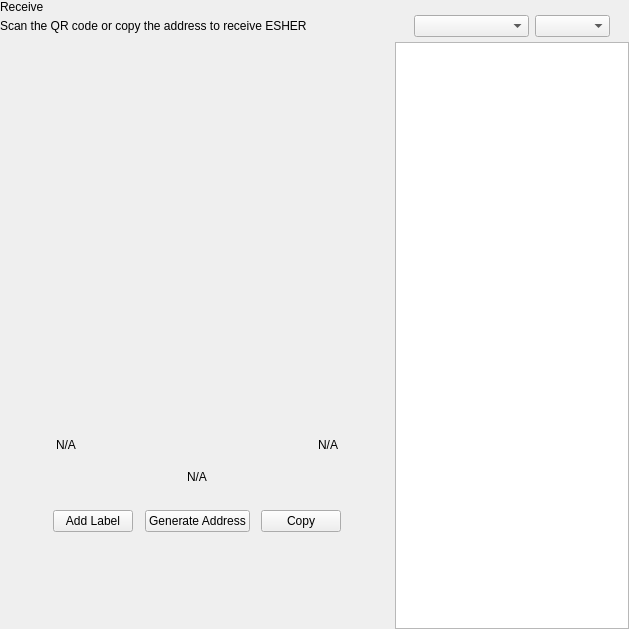
<?xml version="1.0" encoding="UTF-8"?>
<ui version="4.0">
 <class>ReceiveWidget</class>
 <widget class="QWidget" name="ReceiveWidget">
  <property name="geometry">
   <rect>
    <x>0</x>
    <y>0</y>
    <width>629</width>
    <height>629</height>
   </rect>
  </property>
  <property name="minimumSize">
   <size>
    <width>0</width>
    <height>0</height>
   </size>
  </property>
  <property name="windowTitle">
   <string>Form</string>
  </property>
  <layout class="QHBoxLayout" name="horizontalLayout_2" stretch="2,1">
   <property name="spacing">
    <number>0</number>
   </property>
   <property name="leftMargin">
    <number>0</number>
   </property>
   <property name="topMargin">
    <number>0</number>
   </property>
   <property name="rightMargin">
    <number>0</number>
   </property>
   <property name="bottomMargin">
    <number>0</number>
   </property>
   <item>
    <widget class="QWidget" name="left" native="true">
     <layout class="QVBoxLayout" name="verticalLayout_3">
      <property name="leftMargin">
       <number>0</number>
      </property>
      <property name="topMargin">
       <number>0</number>
      </property>
      <property name="rightMargin">
       <number>0</number>
      </property>
      <property name="bottomMargin">
       <number>0</number>
      </property>
      <item>
       <layout class="QVBoxLayout" name="verticalLayout_2">
        <property name="spacing">
         <number>0</number>
        </property>
        <property name="leftMargin">
         <number>0</number>
        </property>
        <item>
         <layout class="QHBoxLayout" name="horizontalLayout_3">
          <property name="spacing">
           <number>0</number>
          </property>
          <item>
           <layout class="QVBoxLayout" name="verticalLayout_4">
            <property name="spacing">
             <number>5</number>
            </property>
            <item>
             <widget class="QLabel" name="labelTitle">
              <property name="text">
               <string>Receive</string>
              </property>
             </widget>
            </item>
            <item alignment="Qt::AlignTop">
             <widget class="QLabel" name="labelSubtitle1">
              <property name="text">
               <string>Scan the QR code or copy the address to receive ESHER</string>
              </property>
             </widget>
            </item>
           </layout>
          </item>
          <item>
           <spacer name="horizontalSpacer">
            <property name="orientation">
             <enum>Qt::Horizontal</enum>
            </property>
            <property name="sizeHint" stdset="0">
             <size>
              <width>40</width>
              <height>20</height>
             </size>
            </property>
           </spacer>
          </item>
         </layout>
        </item>
        <item>
         <spacer name="verticalSpacer_2">
          <property name="orientation">
           <enum>Qt::Vertical</enum>
          </property>
          <property name="sizeType">
           <enum>QSizePolicy::Expanding</enum>
          </property>
          <property name="sizeHint" stdset="0">
           <size>
            <width>20</width>
            <height>50</height>
           </size>
          </property>
         </spacer>
        </item>
        <item alignment="Qt::AlignHCenter">
         <widget class="QWidget" name="layoutQR" native="true">
          <property name="maximumSize">
           <size>
            <width>510</width>
            <height>16777215</height>
           </size>
          </property>
          <layout class="QVBoxLayout" name="verticalLayoutQr">
           <item>
            <spacer name="verticalSpacer11">
             <property name="orientation">
              <enum>Qt::Vertical</enum>
             </property>
             <property name="sizeType">
              <enum>QSizePolicy::Fixed</enum>
             </property>
             <property name="sizeHint" stdset="0">
              <size>
               <width>20</width>
               <height>20</height>
              </size>
             </property>
            </spacer>
           </item>
           <item alignment="Qt::AlignHCenter">
            <widget class="QLabel" name="labelQrImg">
             <property name="minimumSize">
              <size>
               <width>260</width>
               <height>260</height>
              </size>
             </property>
             <property name="maximumSize">
              <size>
               <width>260</width>
               <height>260</height>
              </size>
             </property>
             <property name="text">
              <string/>
             </property>
             <property name="alignment">
              <set>Qt::AlignCenter</set>
             </property>
            </widget>
           </item>
           <item>
            <spacer name="verticalSpacer_21">
             <property name="orientation">
              <enum>Qt::Vertical</enum>
             </property>
             <property name="sizeType">
              <enum>QSizePolicy::Fixed</enum>
             </property>
             <property name="sizeHint" stdset="0">
              <size>
               <width>20</width>
               <height>30</height>
              </size>
             </property>
            </spacer>
           </item>
           <item>
            <widget class="QWidget" name="widget" native="true">
             <property name="minimumSize">
              <size>
               <width>0</width>
               <height>0</height>
              </size>
             </property>
             <layout class="QHBoxLayout" name="horizontalLayout_5">
              <item>
               <widget class="QLabel" name="labelLabel">
                <property name="text">
                 <string notr="true">N/A</string>
                </property>
               </widget>
              </item>
              <item>
               <spacer name="horizontalSpacer_2">
                <property name="orientation">
                 <enum>Qt::Horizontal</enum>
                </property>
                <property name="sizeHint" stdset="0">
                 <size>
                  <width>141</width>
                  <height>20</height>
                 </size>
                </property>
               </spacer>
              </item>
              <item>
               <widget class="QLabel" name="labelDate">
                <property name="text">
                 <string notr="true">N/A</string>
                </property>
                <property name="alignment">
                 <set>Qt::AlignRight|Qt::AlignTrailing|Qt::AlignVCenter</set>
                </property>
               </widget>
              </item>
             </layout>
            </widget>
           </item>
           <item>
            <widget class="QLabel" name="labelAddress">
             <property name="sizePolicy">
              <sizepolicy hsizetype="Expanding" vsizetype="Preferred">
               <horstretch>0</horstretch>
               <verstretch>0</verstretch>
              </sizepolicy>
             </property>
             <property name="minimumSize">
              <size>
               <width>300</width>
               <height>0</height>
              </size>
             </property>
             <property name="text">
              <string notr="true">N/A</string>
             </property>
             <property name="alignment">
              <set>Qt::AlignCenter</set>
             </property>
            </widget>
           </item>
           <item>
            <spacer name="verticalSpacer_4">
             <property name="orientation">
              <enum>Qt::Vertical</enum>
             </property>
             <property name="sizeType">
              <enum>QSizePolicy::Fixed</enum>
             </property>
             <property name="sizeHint" stdset="0">
              <size>
               <width>20</width>
               <height>20</height>
              </size>
             </property>
            </spacer>
           </item>
           <item>
            <layout class="QHBoxLayout" name="horizontalLayout_4">
             <item alignment="Qt::AlignHCenter">
              <widget class="QPushButton" name="pushButtonLabel">
               <property name="focusPolicy">
                <enum>Qt::NoFocus</enum>
               </property>
               <property name="text">
                <string>Add Label</string>
               </property>
              </widget>
             </item>
             <item alignment="Qt::AlignHCenter">
              <widget class="QPushButton" name="pushButtonNewAddress">
               <property name="focusPolicy">
                <enum>Qt::NoFocus</enum>
               </property>
               <property name="text">
                <string>Generate Address</string>
               </property>
              </widget>
             </item>
             <item alignment="Qt::AlignHCenter">
              <widget class="QPushButton" name="pushButtonCopy">
               <property name="focusPolicy">
                <enum>Qt::NoFocus</enum>
               </property>
               <property name="text">
                <string>Copy</string>
               </property>
              </widget>
             </item>
            </layout>
           </item>
           <item>
            <spacer name="verticalSpacer_3">
             <property name="orientation">
              <enum>Qt::Vertical</enum>
             </property>
             <property name="sizeType">
              <enum>QSizePolicy::Expanding</enum>
             </property>
             <property name="sizeHint" stdset="0">
              <size>
               <width>20</width>
               <height>20</height>
              </size>
             </property>
            </spacer>
           </item>
          </layout>
         </widget>
        </item>
        <item>
         <spacer name="verticalSpacer">
          <property name="orientation">
           <enum>Qt::Vertical</enum>
          </property>
          <property name="sizeHint" stdset="0">
           <size>
            <width>20</width>
            <height>40</height>
           </size>
          </property>
         </spacer>
        </item>
       </layout>
      </item>
     </layout>
    </widget>
   </item>
   <item>
    <widget class="QWidget" name="right" native="true">
     <layout class="QVBoxLayout" name="verticalLayout_5">
      <property name="spacing">
       <number>0</number>
      </property>
      <property name="leftMargin">
       <number>1</number>
      </property>
      <property name="topMargin">
       <number>0</number>
      </property>
      <property name="rightMargin">
       <number>0</number>
      </property>
      <property name="bottomMargin">
       <number>0</number>
      </property>
      <item>
       <layout class="QVBoxLayout" name="container_right">
        <property name="spacing">
         <number>0</number>
        </property>
        <property name="leftMargin">
         <number>0</number>
        </property>
        <property name="rightMargin">
         <number>0</number>
        </property>
        <item>
         <layout class="QVBoxLayout" name="verticalLayout">
          <property name="spacing">
           <number>6</number>
          </property>
          <property name="leftMargin">
           <number>19</number>
          </property>
          <property name="rightMargin">
           <number>19</number>
          </property>
          <item>
           <widget class="OptionButton" name="btnRequest" native="true"/>
          </item>
          <item>
           <widget class="OptionButton" name="btnMyAddresses" native="true">
            <property name="sizePolicy">
             <sizepolicy hsizetype="Preferred" vsizetype="Minimum">
              <horstretch>0</horstretch>
              <verstretch>0</verstretch>
             </sizepolicy>
            </property>
           </widget>
          </item>
         </layout>
        </item>
        <item>
         <widget class="QWidget" name="sortWidget" native="true">
          <layout class="QHBoxLayout" name="horizontalLayout_6">
           <property name="leftMargin">
            <number>19</number>
           </property>
           <property name="rightMargin">
            <number>19</number>
           </property>
           <property name="bottomMargin">
            <number>5</number>
           </property>
           <item>
            <spacer name="horizontalSpacer_3">
             <property name="orientation">
              <enum>Qt::Horizontal</enum>
             </property>
             <property name="sizeHint" stdset="0">
              <size>
               <width>40</width>
               <height>20</height>
              </size>
             </property>
            </spacer>
           </item>
           <item>
            <widget class="QComboBox" name="comboBoxSort">
             <property name="sizePolicy">
              <sizepolicy hsizetype="Preferred" vsizetype="Fixed">
               <horstretch>0</horstretch>
               <verstretch>0</verstretch>
              </sizepolicy>
             </property>
             <property name="minimumSize">
              <size>
               <width>115</width>
               <height>0</height>
              </size>
             </property>
            </widget>
           </item>
           <item>
            <widget class="QComboBox" name="comboBoxSortOrder">
             <property name="sizePolicy">
              <sizepolicy hsizetype="Preferred" vsizetype="Fixed">
               <horstretch>0</horstretch>
               <verstretch>0</verstretch>
              </sizepolicy>
             </property>
             <property name="minimumSize">
              <size>
               <width>75</width>
               <height>0</height>
              </size>
             </property>
            </widget>
           </item>
          </layout>
         </widget>
        </item>
        <item>
         <widget class="QListView" name="listViewAddress"/>
        </item>
       </layout>
      </item>
     </layout>
    </widget>
   </item>
  </layout>
 </widget>
 <customwidgets>
  <customwidget>
   <class>OptionButton</class>
   <extends>QWidget</extends>
   <header>qt/pivx/optionbutton.h</header>
   <container>1</container>
  </customwidget>
 </customwidgets>
 <resources/>
 <connections/>
</ui>
